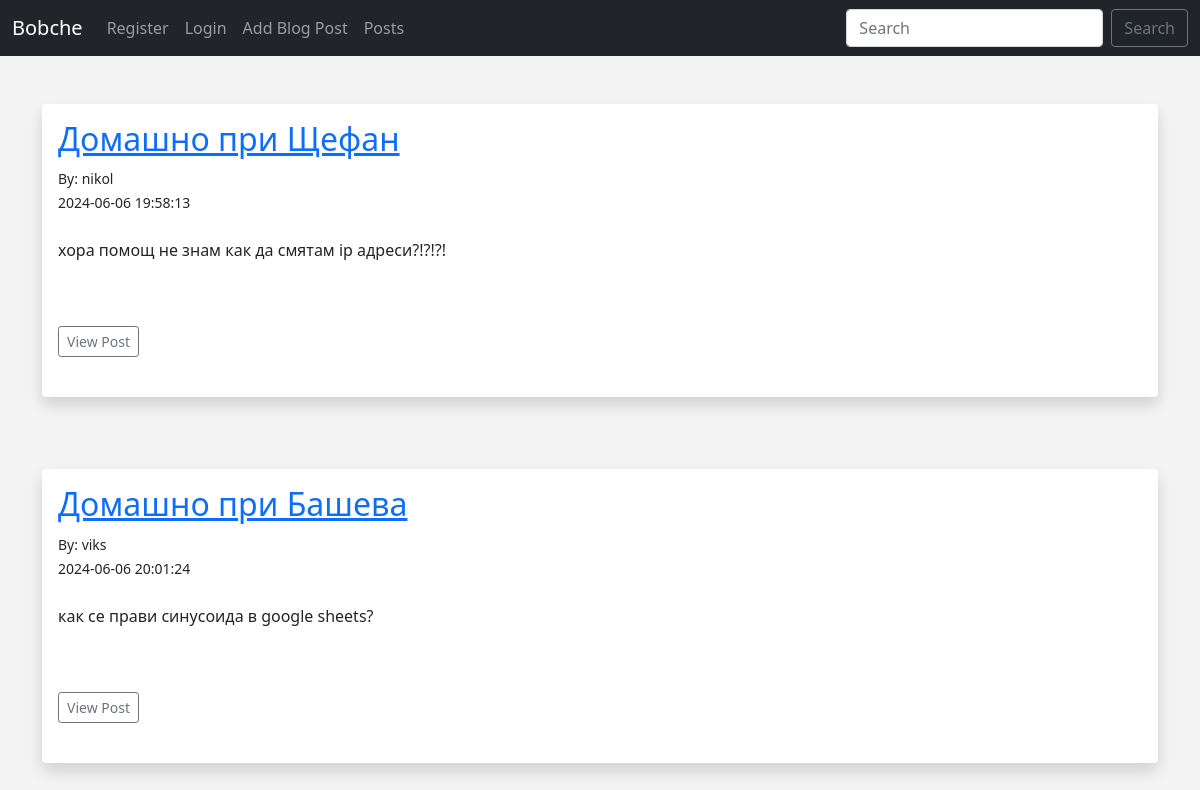
The page /posts on the database its author committed.
### app.py (models this page shows, shortened)
class Posts(db.Model):
	id = db.Column(db.Integer, primary_key=True)
	title = db.Column(db.String(255))
	content = db.Column(db.Text)
	author = db.Column(db.String(255))
	slug = db.Column(db.String(255))
	date_posted = db.Column(db.DateTime(timezone=True), default=func.now())
	poster_id = db.Column(db.Integer, db.ForeignKey('users.id'))

class Users(db.Model, UserMixin):
	id = db.Column(db.Integer, primary_key=True)
	username = db.Column(db.String(20), nullable=False, unique=True)
	name = db.Column(db.String(200), nullable=False)
	email = db.Column(db.String(120), nullable=False, unique=True)
	password_hash = db.Column(db.String(128))
	posts = db.relationship('Posts', backref='poster')
	@property
	def password(self):
		raise AttributeError('password is not a readable attribute')

### app.py (the view)
@app.route('/posts')
def posts():
	posts = Posts.query.order_by(Posts.date_posted)
	return render_template("posts.html", posts=posts)

### webforms.py
class SearchForm(FlaskForm):
	searched = StringField("Searched", validators=[DataRequired()])
	submit = SubmitField("Submit")

### app.py (called while the page is built)
@app.context_processor
def base():
	form = SearchForm()
	return dict(form=form)

### templates/posts.html (shortened to what this page needs)
{% extends 'base.html' %}
{% block content %}
<br/>
{% for post in posts %}
<div class="shadow p-3 mb-5 bg-body rounded">
	<h2><a href="{{ url_for('post', id=post.id)}}">{{ post.title }}</a></h2>
	<small>By: {{ post.poster.name }}<br/>
	{{ post.date_posted }}</small> <br/><br/>
	{{ post.content|safe }}
	<br/><br/>
	<a href="{{ url_for('post', id=post.id)}}" class="btn btn-outline-secondary btn-sm">View Post</a>
	<br/><br/>
</div>
<br/>
{% endfor %}
{% endblock %}

### templates/base.html (shortened to what this page needs)
<!doctype html>
<html lang="en">
  <head>
    <link href="https://cdn.jsdelivr.net/npm/bootstrap@5.0.0-beta1/dist/css/bootstrap.min.css" rel="stylesheet">
    <link href="{{ url_for('static', filename='css/style.css') }}" rel="stylesheet">
  </head>
  <body>
  	{% include 'navbar.html' %}
  	<br/>
  	<div class="container">
		{% block content %}
		{% endblock %}
	</div>
  </body>
</html>

### templates/navbar.html (shortened to what this page needs)
<nav class="navbar navbar-expand-lg navbar-dark bg-dark">
    <div class="container-fluid">
      <a class="navbar-brand" href="{{ url_for('index') }}">Bobche</a>
      <div class="collapse navbar-collapse" id="navbarSupportedContent">
        <ul class="navbar-nav me-auto mb-2 mb-lg-0">
          {% if current_user.is_authenticated %}
            <li class="nav-item">
              <a class="nav-link" href="{{ url_for('dashboard')}}">Dashboard</a>
            </li>
            <li class="nav-item">
              <a class="nav-link" href="{{ url_for('logout')}}">Logout</a>
            </li>
          {% else %}
            <li class="nav-item">
              <a class="nav-link" href="{{ url_for('register')}}">Register</a>
            </li>
            <li class="nav-item">
              <a class="nav-link" href="{{ url_for('login')}}">Login</a>
            </li>
          {% endif %}
          <li class="nav-item">
            <a class="nav-link" href="{{ url_for('add_post')}}">Add Blog Post</a>
          </li>
           <li class="nav-item">
            <a class="nav-link" href="{{ url_for('posts')}}">Posts</a>
          </li>
        </ul>
        <form method="POST" action="{{ url_for('search')}}" class="d-flex">
          <input class="form-control me-2" type="search" placeholder="Search" aria-label="Search" name="searched">
          <button class="btn btn-outline-secondary" type="submit">Search</button>
        </form>
      </div>
    </div>
  </nav>

### static/style.css (style rules this page uses)
body { background: #f4f4f4; }

### rows shown on the page
Posts: title "Домашно при Щефан", poster.name "nikol", date_posted "2024-06-06 19:58:13", content "хора помощ не знам как да смятам ip адреси?!?!?!"
Posts: title "Домашно при Башева", poster.name "viks", date_posted "2024-06-06 20:01:24", content "как се прави синусоида в google sheets?"
